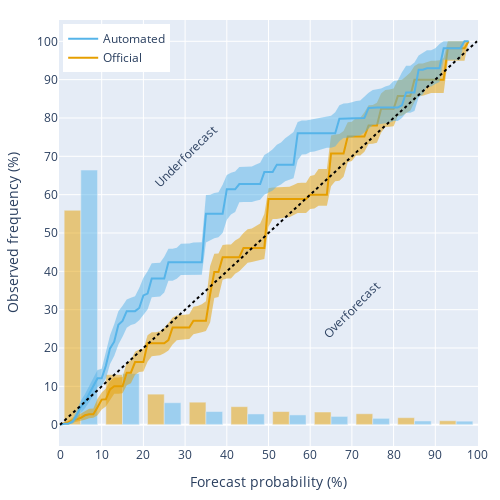

Write notebook code for a chart like this one.
### Markdown cell above
### Produce reliability diagram

### Code cell
figure = go.Figure()
official_band_fillcolour = "rgba(230,159,0,0.5)"
official_line_colour = "rgba(230,159,0,1)"

autofcst_band_fillcolour = "rgba(86,180,233,0.5)"
autofcst_line_colour = "rgba(86,180,233,1)"

total_min = 0
total_max = 100

# Generate 10 bins for forecast histograms
bins = np.arange(0, 110, 10)
hist_official, _ = np.histogram(
    iso_official_dict["fcst_sorted"],
    bins=bins,
    weights=iso_official_dict["fcst_counts"],
)

hist_autofcst, _ = np.histogram(
    iso_autofcst_dict["fcst_sorted"],
    bins=bins,
    weights=iso_autofcst_dict["fcst_counts"],
)

figure.add_shape(
    type="line",
    x0=total_min,
    y0=total_min,
    x1=total_max,
    y1=total_max,
    line=dict(color="black", dash="dot"),
)

figure.add_bar(
    x=bins + 5,
    y=100 * hist_official / hist_official.sum(),
    width=4,
    marker=dict(color=official_band_fillcolour),
    showlegend=False,
)

figure.add_bar(
    x=bins + 5,
    y=100 * hist_autofcst / hist_autofcst.sum(),
    width=4,
    marker=dict(color=autofcst_band_fillcolour),
    showlegend=False,
)

# Add Offical lines
figure.add_trace(
    go.Scatter(
        x=iso_official_dict["fcst_sorted"],
        y=100 * iso_official_dict["confidence_band_upper_values"],
        mode="lines",
        line=dict(width=0, color=official_band_fillcolour),
        showlegend=False,
    )
)
figure.add_trace(
    go.Scatter(
        x=iso_official_dict["fcst_sorted"],
        y=100 * iso_official_dict["confidence_band_lower_values"],
        mode="lines",
        line=dict(width=0, color=official_band_fillcolour),
        fillcolor=official_band_fillcolour,
        fill="tonexty",
        showlegend=False,
    )
)

figure.add_trace(
    go.Scatter(
        x=iso_official_dict["fcst_sorted"],
        y=100 * iso_official_dict["regression_values"],
        name="Official",
        mode="lines",
        line=dict(color=official_line_colour),
    )
)

# Add AutoFcst lines
figure.add_trace(
    go.Scatter(
        x=iso_autofcst_dict["fcst_sorted"],
        y=100 * iso_autofcst_dict["confidence_band_upper_values"],
        mode="lines",
        line=dict(width=0, color=autofcst_band_fillcolour),
        showlegend=False,
    )
)
figure.add_trace(
    go.Scatter(
        x=iso_autofcst_dict["fcst_sorted"],
        y=100 * iso_autofcst_dict["confidence_band_lower_values"],
        mode="lines",
        line=dict(width=0, color=autofcst_band_fillcolour),
        fillcolor=autofcst_band_fillcolour,
        fill="tonexty",
        showlegend=False,
    )
)
figure.add_trace(
    go.Scatter(
        x=iso_autofcst_dict["fcst_sorted"],
        y=100 * iso_autofcst_dict["regression_values"],
        name="Automated",
        mode="lines",
        line=dict(color=autofcst_line_colour),
    )
)

figure.add_annotation(x=30, y=70, text="Underforecast", textangle=-45, showarrow=False)

figure.add_annotation(x=70, y=30, text="Overforecast", textangle=-45, showarrow=False)

figure.update_layout(
    xaxis_title="Forecast probability (%)",
    yaxis_title="Observed frequency (%)",
    legend=dict(x=0.01, y=0.99),
    height=500,
    width=500,
    margin=go.layout.Margin(
        l=20,  # left margin
        r=20,  # right margin
        b=20,  # bottom margin
        t=20,  # top margin
    ),
)
figure.update_xaxes(showgrid=True, tickmode="linear", tick0=0, dtick=10)
figure.update_yaxes(showgrid=True, tickmode="linear", tick0=0, dtick=10)
figure.show()

### Figure 1 — Plotly figure (JSON) as saved in the notebook; plotly's stock layout.template omitted (floating-point values rounded to 4 significant figures)
{"data": [{"marker": {"color": "rgba(230,159,0,0.5)"}, "showlegend": false, "type": "bar", "width": 4, "x": [5, 15, 25, 35, 45, 55, 65, 75, 85, 95, 105], "y": [55.93, 13.06, 7.97, 5.879, 4.703, 3.428, 3.312, 2.854, 1.831, 1.032]}, {"marker": {"color": "rgba(86,180,233,0.5)"}, "showlegend": false, "type": "bar", "width": 4, "x": [5, 15, 25, 35, 45, 55, 65, 75, 85, 95, 105], "y": [66.42, 13.35, 5.726, 3.428, 2.8, 2.549, 2.163, 1.66, 0.9783, 0.9244]}, {"line": {"color": "rgba(230,159,0,0.5)", "width": 0}, "mode": "lines", "showlegend": false, "type": "scatter", "x": [0, 1, 2, 3, 4, 5, 6, 7, 8, 9, 10, 11, 12, 13, 14, 15, 16, 17, 18, 19, 20, 21, 22, 23, 24, 25, 26, 27, 28, 29, 30, 31, 32, 33, 34, 35, 36, 37, 38, 39, 40, 41, 42, 43, 44, 45, 46, 47, 48, 49, 50, 51, 52, 53, 54, 55, 56, 57, 58, 59, 60, 61, 62, 63, 64, 65, 66, 67, 68, 69, 70, 71, 72, 73, 74, 75, 76, 77, 78, 79, 80, 81, 82, 83, 84, 85, 86, 87, 88, 89, 90, 91, 92, 93, 94, 95, 96, 97, 98], "y": [0.23, 0.4717, 1.066, 1.813, 2.239, 2.835, 3.55, 4.132, 4.219, 6.79, 8.385, 9.413, 11.32, 12.29, 12.3, 12.47, 16.22, 16.8, 19.01, 19.62, 19.74, 23.35, 24.11, 24.12, 24.34, 25.19, 26.52, 27.94, 28.48, 28.52, 28.69, 28.79, 30.74, 30.95, 31.44, 32.2, 41.38, 44.61, 44.64, 46.9, 46.99, 47.0, 48.05, 48.7, 50, 50.99, 51.17, 51.91, 52.5, 54.95, 61.64, 61.87, 61.89, 61.97, 62.04, 62.05, 62.5, 63.06, 63.08, 63.08, 64.88, 65.14, 66.67, 66.67, 66.67, 75.42, 75.72, 75.79, 76.59, 78.9, 79.0, 80, 80.06, 81.48, 83.33, 83.41, 84, 86.39, 87.32, 87.42, 87.67, 89.83, 90, 90.91, 91.88, 93.55, 94.21, 94.21, 94.55, 94.9, 94.9, 95.06, 95.65, 100, 100, 100, 100, 100, 100]}, {"fill": "tonexty", "fillcolor": "rgba(230,159,0,0.5)", "line": {"color": "rgba(230,159,0,0.5)", "width": 0}, "mode": "lines", "showlegend": false, "type": "scatter", "x": [0, 1, 2, 3, 4, 5, 6, 7, 8, 9, 10, 11, 12, 13, 14, 15, 16, 17, 18, 19, 20, 21, 22, 23, 24, 25, 26, 27, 28, 29, 30, 31, 32, 33, 34, 35, 36, 37, 38, 39, 40, 41, 42, 43, 44, 45, 46, 47, 48, 49, 50, 51, 52, 53, 54, 55, 56, 57, 58, 59, 60, 61, 62, 63, 64, 65, 66, 67, 68, 69, 70, 71, 72, 73, 74, 75, 76, 77, 78, 79, 80, 81, 82, 83, 84, 85, 86, 87, 88, 89, 90, 91, 92, 93, 94, 95, 96, 97, 98], "y": [0.02425, 0.09671, 0.2316, 0.4826, 0.6944, 0.9554, 1.266, 1.714, 1.786, 2.439, 3.934, 4.762, 6.338, 8.058, 8.073, 8.182, 10.28, 10.82, 13.02, 13.76, 13.87, 16.42, 17.88, 17.93, 18.15, 18.66, 19.36, 20.89, 22.06, 22.15, 22.29, 22.34, 23.6, 23.81, 24.13, 24.42, 26.67, 33.06, 33.33, 37.78, 38.14, 38.16, 39.39, 40, 41.21, 42.26, 42.44, 42.72, 42.9, 43.21, 51.63, 53.63, 53.68, 53.93, 54.05, 54.09, 54.55, 55.19, 55.21, 55.22, 56.25, 56.38, 57.09, 57.1, 57.12, 62.16, 63.52, 63.64, 64.66, 68.42, 68.75, 70.22, 70.22, 71.21, 73.2, 73.25, 73.56, 76.12, 77.66, 77.71, 77.83, 80.43, 80.58, 81.32, 81.9, 84.18, 85.82, 85.82, 86.21, 86.49, 86.49, 86.51, 86.55, 94.92, 94.92, 94.92, 94.92, 94.92, 100]}, {"line": {"color": "rgba(230,159,0,1)"}, "mode": "lines", "name": "Official", "type": "scatter", "x": [0, 1, 2, 3, 4, 5, 6, 7, 8, 9, 10, 11, 12, 13, 14, 15, 16, 17, 18, 19, 20, 21, 22, 23, 24, 25, 26, 27, 28, 29, 30, 31, 32, 33, 34, 35, 36, 37, 38, 39, 40, 41, 42, 43, 44, 45, 46, 47, 48, 49, 50, 51, 52, 53, 54, 55, 56, 57, 58, 59, 60, 61, 62, 63, 64, 65, 66, 67, 68, 69, 70, 71, 72, 73, 74, 75, 76, 77, 78, 79, 80, 81, 82, 83, 84, 85, 86, 87, 88, 89, 90, 91, 92, 93, 94, 95, 96, 97, 98], "y": [0.1155, 0.2654, 0.6042, 1.198, 1.404, 1.81, 2.454, 2.719, 2.719, 4.545, 6.548, 6.623, 9.22, 10.02, 10.02, 10.02, 13.56, 13.56, 16.32, 16.32, 16.32, 21.23, 21.23, 21.23, 21.23, 21.23, 22.08, 25.37, 25.37, 25.37, 25.37, 25.37, 27.12, 27.12, 27.12, 27.12, 34, 39.83, 39.83, 43.68, 43.68, 43.68, 43.68, 43.68, 46.1, 46.1, 46.1, 46.1, 46.1, 46.1, 58.9, 58.9, 58.9, 58.9, 58.9, 58.9, 58.9, 58.9, 58.9, 58.9, 60, 60, 60, 60, 60, 70.73, 70.73, 70.73, 70.73, 75.14, 75.14, 75.14, 75.14, 75.14, 78.02, 78.02, 78.02, 82.41, 82.41, 82.41, 82.41, 85.71, 85.71, 85.71, 85.71, 90, 90, 90, 90, 90, 90, 90, 90, 98.21, 98.21, 98.21, 98.21, 98.21, 100]}, {"line": {"color": "rgba(86,180,233,0.5)", "width": 0}, "mode": "lines", "showlegend": false, "type": "scatter", "x": [0, 1, 2, 3, 4, 5, 6, 7, 8, 9, 10, 11, 12, 13, 14, 15, 16, 17, 18, 19, 20, 21, 22, 23, 24, 25, 26, 27, 28, 29, 30, 31, 32, 33, 34, 35, 36, 37, 38, 39, 40, 41, 42, 43, 44, 45, 46, 47, 48, 49, 50, 51, 52, 53, 54, 55, 56, 57, 58, 59, 60, 61, 62, 63, 64, 65, 66, 67, 68, 69, 70, 71, 72, 73, 74, 75, 76, 77, 78, 79, 80, 81, 82, 83, 84, 85, 86, 87, 88, 89, 90, 91, 92, 93, 94, 95, 96, 97, 98], "y": [0, 0.4086, 0.4392, 1.441, 3.741, 6.232, 8.006, 10.14, 12.27, 14.29, 14.56, 18.97, 23.35, 26.2, 29.58, 31.02, 32.65, 33.1, 33.51, 35.69, 38.32, 40, 42.11, 42.19, 42.21, 43.79, 45.89, 45.92, 46.15, 47.17, 47.2, 47.27, 47.52, 47.53, 47.57, 59.89, 60, 60.44, 60.61, 62.62, 65.13, 65.74, 66.07, 67.22, 67.29, 67.29, 67.33, 67.84, 68.3, 70.36, 70.98, 71.84, 73.01, 73.63, 74.68, 75.47, 76.35, 78.96, 79.31, 79.34, 79.58, 79.71, 79.95, 80.24, 80.54, 80.58, 81.48, 83.33, 83.78, 83.82, 84.13, 84.44, 84.55, 85.66, 86.6, 87.32, 87.5, 87.72, 88.19, 88.52, 89.66, 89.77, 91.91, 93.65, 93.65, 94.45, 96.3, 96.88, 97.67, 97.67, 98.18, 99.28, 100, 100, 100, 100, 100, 100, 100]}, {"fill": "tonexty", "fillcolor": "rgba(86,180,233,0.5)", "line": {"color": "rgba(86,180,233,0.5)", "width": 0}, "mode": "lines", "showlegend": false, "type": "scatter", "x": [0, 1, 2, 3, 4, 5, 6, 7, 8, 9, 10, 11, 12, 13, 14, 15, 16, 17, 18, 19, 20, 21, 22, 23, 24, 25, 26, 27, 28, 29, 30, 31, 32, 33, 34, 35, 36, 37, 38, 39, 40, 41, 42, 43, 44, 45, 46, 47, 48, 49, 50, 51, 52, 53, 54, 55, 56, 57, 58, 59, 60, 61, 62, 63, 64, 65, 66, 67, 68, 69, 70, 71, 72, 73, 74, 75, 76, 77, 78, 79, 80, 81, 82, 83, 84, 85, 86, 87, 88, 89, 90, 91, 92, 93, 94, 95, 96, 97, 98], "y": [0, 0.09916, 0.1113, 0.2465, 1.345, 3.03, 4.321, 6.027, 7.634, 9.839, 10.09, 12.07, 15.81, 17.95, 20.9, 22.91, 25.3, 26.03, 26.34, 27.22, 28.65, 30.04, 33.23, 33.33, 33.41, 34.47, 37.54, 37.57, 38.04, 39.03, 39.03, 39.06, 39.12, 39.12, 39.13, 47.5, 47.98, 48.66, 48.88, 50, 53.45, 54.8, 55.45, 58.01, 58.09, 58.09, 58.11, 58.42, 58.66, 60, 60.47, 61.05, 62.12, 62.62, 63.5, 63.91, 64.29, 68.98, 70.49, 70.56, 71.13, 71.28, 71.51, 71.92, 72.22, 72.24, 72.56, 73.96, 74.79, 74.87, 75, 75.37, 75.44, 76.19, 77.17, 78.15, 78.31, 78.43, 78.6, 78.79, 79.23, 79.23, 80, 81.37, 81.37, 81.82, 85.34, 86.11, 88.18, 88.23, 88.89, 89.41, 95.16, 95.16, 95.16, 95.16, 95.16, 100, 100]}, {"line": {"color": "rgba(86,180,233,1)"}, "mode": "lines", "name": "Automated", "type": "scatter", "x": [0, 1, 2, 3, 4, 5, 6, 7, 8, 9, 10, 11, 12, 13, 14, 15, 16, 17, 18, 19, 20, 21, 22, 23, 24, 25, 26, 27, 28, 29, 30, 31, 32, 33, 34, 35, 36, 37, 38, 39, 40, 41, 42, 43, 44, 45, 46, 47, 48, 49, 50, 51, 52, 53, 54, 55, 56, 57, 58, 59, 60, 61, 62, 63, 64, 65, 66, 67, 68, 69, 70, 71, 72, 73, 74, 75, 76, 77, 78, 79, 80, 81, 82, 83, 84, 85, 86, 87, 88, 89, 90, 91, 92, 93, 94, 95, 96, 97, 98], "y": [0, 0.2551, 0.2551, 0.7737, 2.506, 4.696, 6.032, 8.084, 9.901, 12.1, 12.1, 15.35, 19.9, 21.66, 26.05, 27.05, 29.62, 29.62, 29.62, 30.43, 33.72, 34.21, 38.15, 38.15, 38.15, 38.15, 42.38, 42.38, 42.38, 42.38, 42.38, 42.38, 42.38, 42.38, 42.38, 55.03, 55.03, 55.03, 55.03, 55.03, 61.39, 61.39, 61.39, 62.78, 62.78, 62.78, 62.78, 62.78, 62.78, 65.88, 65.88, 65.88, 67.83, 67.83, 67.83, 67.83, 67.83, 76.03, 76.03, 76.03, 76.03, 76.03, 76.03, 76.03, 76.03, 76.03, 76.03, 79.82, 79.82, 79.82, 79.82, 79.82, 79.82, 80, 82.61, 82.73, 82.73, 82.73, 82.73, 82.73, 82.73, 82.73, 83.33, 86.67, 86.67, 86.67, 92.59, 92.59, 92.98, 92.98, 92.98, 92.98, 98.18, 98.18, 98.18, 98.18, 98.18, 100, 100]}], "layout": {"annotations": [{"showarrow": false, "text": "Underforecast", "textangle": -45, "x": 30, "y": 70}, {"showarrow": false, "text": "Overforecast", "textangle": -45, "x": 70, "y": 30}], "height": 500, "legend": {"x": 0.01, "y": 0.99}, "margin": {"b": 20, "l": 20, "r": 20, "t": 20}, "shapes": [{"line": {"color": "black", "dash": "dot"}, "type": "line", "x0": 0, "x1": 100, "y0": 0, "y1": 100}], "width": 500, "xaxis": {"dtick": 10, "showgrid": true, "tick0": 0, "tickmode": "linear", "title": {"text": "Forecast probability (%)"}}, "yaxis": {"dtick": 10, "showgrid": true, "tick0": 0, "tickmode": "linear", "title": {"text": "Observed frequency (%)"}}}}
